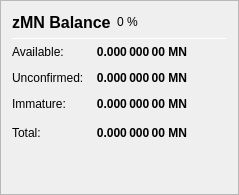
                   <widget class="QFrame" name="frame_ZerocoinBalances">
                    <property name="frameShape">
                     <enum>QFrame::StyledPanel</enum>
                    </property>
                    <property name="frameShadow">
                     <enum>QFrame::Raised</enum>
                    </property>
                    <layout class="QVBoxLayout" name="verticalLayout_7">
                     <item>
                      <layout class="QHBoxLayout" name="horizontalLayout_8" stretch="0,0,0">
                       <item>
                        <widget class="QLabel" name="label_5z_3">
                         <property name="minimumSize">
                          <size>
                           <width>0</width>
                           <height>20</height>
                          </size>
                         </property>
                         <property name="font">
                          <font>
                           <pointsize>12</pointsize>
                           <weight>75</weight>
                           <bold>true</bold>
                          </font>
                         </property>
                         <property name="text">
                          <string>zMN Balance</string>
                         </property>
                        </widget>
                       </item>
                       <item>
                        <widget class="QLabel" name="labelzMNPercent">
                         <property name="text">
                          <string notr="true">0 %</string>
                         </property>
                        </widget>
                       </item>
                       <item>
                        <spacer name="horizontalSpacer_11">
                         <property name="orientation">
                          <enum>Qt::Horizontal</enum>
                         </property>
                         <property name="sizeHint" stdset="0">
                          <size>
                           <width>40</width>
                           <height>20</height>
                          </size>
                         </property>
                        </spacer>
                       </item>
                      </layout>
                     </item>
                     <item>
                      <widget class="Line" name="line_ZerocoinBalance">
                       <property name="minimumSize">
                        <size>
                         <width>0</width>
                         <height>1</height>
                        </size>
                       </property>
                       <property name="maximumSize">
                        <size>
                         <width>16777215</width>
                         <height>1</height>
                        </size>
                       </property>
                       <property name="orientation">
                        <enum>Qt::Horizontal</enum>
                       </property>
                      </widget>
                     </item>
                     <item>
                      <layout class="QGridLayout" name="gridLayout_5">
                       <property name="spacing">
                        <number>12</number>
                       </property>
                       <item row="1" column="0">
                        <widget class="QLabel" name="labelzBalanceMatureText">
                         <property name="toolTip">
                          <string>Mature: more than 20 confirmation and more than 1 mint of the same denomination after it was minted.
These zMN are spendable.</string>
                         </property>
                         <property name="text">
                          <string>Available:</string>
                         </property>
                        </widget>
                       </item>
                       <item row="1" column="1">
                        <widget class="QLabel" name="labelzBalanceMature">
                         <property name="font">
                          <font>
                           <weight>75</weight>
                           <bold>true</bold>
                          </font>
                         </property>
                         <property name="toolTip">
                          <string>Mature: more than 20 confirmation and more than 1 mint of the same denomination after it was minted.
These zMN are spendable.</string>
                         </property>
                         <property name="text">
                          <string notr="true">0.000 000 00 MN</string>
                         </property>
                         <property name="alignment">
                          <set>Qt::AlignRight|Qt::AlignTrailing|Qt::AlignVCenter</set>
                         </property>
                        </widget>
                       </item>
                       <item row="2" column="0">
                        <widget class="QLabel" name="labelzBalanceUnconfirmedText">
                         <property name="toolTip">
                          <string>Unconfirmed: less than 20 confirmations
Immature: confirmed, but less than 1 mint of the same denomination after it was minted</string>
                         </property>
                         <property name="text">
                          <string>Unconfirmed:</string>
                         </property>
                        </widget>
                       </item>
                       <item row="2" column="1">
                        <widget class="QLabel" name="labelzBalanceUnconfirmed">
                         <property name="font">
                          <font>
                           <weight>75</weight>
                           <bold>true</bold>
                          </font>
                         </property>
                         <property name="toolTip">
                          <string>Unconfirmed: less than 20 confirmations
Immature: confirmed, but less than 1 mint of the same denomination after it was minted</string>
                         </property>
                         <property name="text">
                          <string notr="true">0.000 000 00 MN</string>
                         </property>
                         <property name="alignment">
                          <set>Qt::AlignRight|Qt::AlignTrailing|Qt::AlignVCenter</set>
                         </property>
                        </widget>
                       </item>
                       <item row="3" column="0">
                        <widget class="QLabel" name="labelzBalanceImmatureText">
                         <property name="toolTip">
                          <string>Unconfirmed: less than 20 confirmations
Immature: confirmed, but less than 1 mint of the same denomination after it was minted</string>
                         </property>
                         <property name="text">
                          <string>Immature:</string>
                         </property>
                        </widget>
                       </item>
                       <item row="3" column="1">
                        <widget class="QLabel" name="labelzBalanceImmature">
                         <property name="font">
                          <font>
                           <weight>75</weight>
                           <bold>true</bold>
                          </font>
                         </property>
                         <property name="toolTip">
                          <string>Unconfirmed: less than 20 confirmations
Immature: confirmed, but less than 1 mint of the same denomination after it was minted</string>
                         </property>
                         <property name="text">
                          <string notr="true">0.000 000 00 MN</string>
                         </property>
                         <property name="alignment">
                          <set>Qt::AlignRight|Qt::AlignTrailing|Qt::AlignVCenter</set>
                         </property>
                        </widget>
                       </item>
                       <item row="4" column="0">
                        <widget class="QLabel" name="labelzBalanceText">
                         <property name="toolTip">
                          <string>Your current zMN balance, unconfirmed and immature zMN included.</string>
                         </property>
                         <property name="text">
                          <string>Total:</string>
                         </property>
                        </widget>
                       </item>
                       <item row="4" column="1">
                        <widget class="QLabel" name="labelzBalance">
                         <property name="font">
                          <font>
                           <weight>75</weight>
                           <bold>true</bold>
                          </font>
                         </property>
                         <property name="cursor">
                          <cursorShape>IBeamCursor</cursorShape>
                         </property>
                         <property name="toolTip">
                          <string>Your current zMN balance, unconfirmed and immature zMN included.</string>
                         </property>
                         <property name="text">
                          <string notr="true">0.000 000 00 MN</string>
                         </property>
                         <property name="alignment">
                          <set>Qt::AlignRight|Qt::AlignTrailing|Qt::AlignVCenter</set>
                         </property>
                         <property name="textInteractionFlags">
                          <set>Qt::LinksAccessibleByMouse|Qt::TextSelectableByKeyboard|Qt::TextSelectableByMouse</set>
                         </property>
                        </widget>
                       </item>
                       <item row="4" column="2">
                        <spacer name="horizontalSpacer_4">
                         <property name="orientation">
                          <enum>Qt::Horizontal</enum>
                         </property>
                         <property name="sizeHint" stdset="0">
                          <size>
                           <width>40</width>
                           <height>20</height>
                          </size>
                         </property>
                        </spacer>
                       </item>
                      </layout>
                     </item>
                     <item>
                      <spacer name="verticalSpacer_4">
                       <property name="orientation">
                        <enum>Qt::Vertical</enum>
                       </property>
                       <property name="sizeHint" stdset="0">
                        <size>
                         <width>20</width>
                         <height>40</height>
                        </size>
                       </property>
                      </spacer>
                     </item>
                    </layout>
                   </widget>
